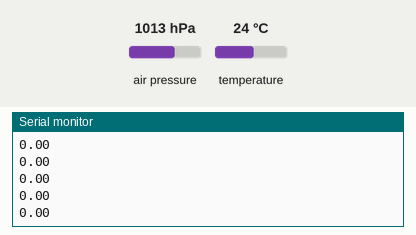
Simulated run of this sketch. Board: ESP32. Shown: the last lines printed to the serial monitor. Wiring (inferred from the names in the program): BMP280 pressure sensor at I2C address 0x76. Inputs (shaded band) come from the test bench; at power-on: air pressure 1013 hPa, temperature 24 °C.

Above: at 6.2 s.
6.3 s: air pressure set to 952 hPa
At 6.35 s:
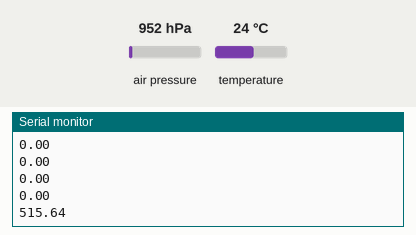
7.8 s: temperature set to 12 °C
At 7.83 s:
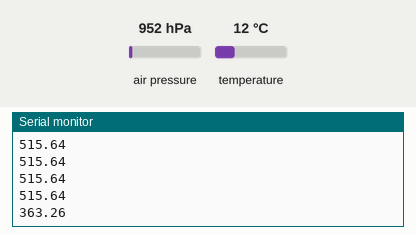
9.3 s: air pressure set to 975 hPa
At 9.3 s:
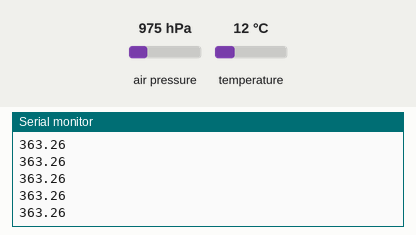
Timing chart, 0 to 12.3 s (numbered marks = the images above; inputs shaded):
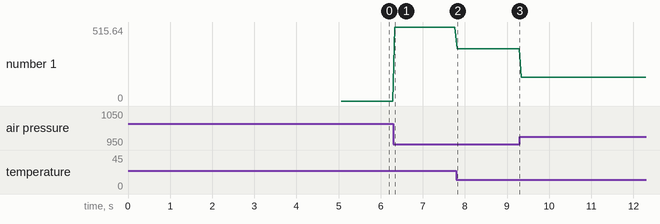

Measured:
- after the input at 6.3 s, the serial monitor: prints a new line at once (image 1)
- after the input at 7.8 s, the serial monitor: prints a new line at once (image 2)
- plotted number 1: 0 → 515.64 after the input at 6.3 s, 515.64 → 363.26 after the input at 7.8 s, 363.26 → 164.79 after the input at 9.3 s

The sketch:

BMP280_Altitude2.ino
```cpp
#include <Wire.h>
#include "bmp280.h"
//#include "bmp280_defs.h"

void delay_ms(uint32_t period_ms);
int8_t i2c_reg_write(uint8_t i2c_addr, uint8_t reg_addr, uint8_t *reg_data, uint16_t length);
int8_t i2c_reg_read(uint8_t i2c_addr, uint8_t reg_addr, uint8_t *reg_data, uint16_t length);
void print_rslt(const char api_name[], int8_t rslt);

int8_t rslt;
struct bmp280_dev bmp;
struct bmp280_config conf;
struct bmp280_uncomp_data ucomp_data;
double pres;
double initial_altitude = 0;

void setup() {
  Serial.begin(500000);
  Serial.println("BMP280 test");

  Wire.begin(); // ESP32 default SDa=21, SCL=22
  Wire.setClock(400000);

  /* Map the delay function pointer with the function responsible for implementing the delay */
  bmp.delay_ms = delay_ms;

  /* Assign device I2C address based on the status of SDO pin (GND for PRIMARY(0x76) & VDD for SECONDARY(0x77)) */
  bmp.dev_id = BMP280_I2C_ADDR_PRIM;

  /* Select the interface mode as I2C */
  bmp.intf = BMP280_I2C_INTF;

  /* Map the I2C read & write function pointer with the functions responsible for I2C bus transfer */
  bmp.read = i2c_reg_read;
  bmp.write = i2c_reg_write;

  rslt = bmp280_init(&bmp);
  print_rslt(" bmp280_init status", rslt);

  /* Always read the current settings before writing, especially when
   * all the configuration is not modified
   */
  rslt = bmp280_get_config(&conf, &bmp);
  print_rslt(" bmp280_get_config status", rslt);

  /* configuring the temperature oversampling, filter coefficient and output data rate */
  /* Overwrite the desired settings */
  conf.filter = BMP280_FILTER_COEFF_16;

  /* Pressure oversampling set at 16x */
  conf.os_pres = BMP280_OS_4X;

  /* temperature oversampling set at 2x */
  conf.os_temp = BMP280_OS_1X;

  /* Setting the output data rate as 1HZ(1000ms) */
  conf.odr = BMP280_ODR_0_5_MS;
  rslt = bmp280_set_config(&conf, &bmp);
  print_rslt(" bmp280_set_config status", rslt);

  /* Always set the power mode after setting the configuration */
  rslt = bmp280_set_power_mode(BMP280_NORMAL_MODE, &bmp);
  print_rslt(" bmp280_set_power_mode status", rslt);


  delay(5000);

  bmp280_get_uncomp_data(&ucomp_data, &bmp);
  bmp280_get_comp_pres_double(&pres, ucomp_data.uncomp_press, &bmp);
  initial_altitude = 44330.0*(1.0-pow((pres/100.0)/1013.23f, 1.0/5.255));

  delay(50);
}

void loop() {

    /* Reading the raw data from sensor */
    rslt = bmp280_get_uncomp_data(&ucomp_data, &bmp);

    /* Getting the compensated pressure as floating point value */
    rslt = bmp280_get_comp_pres_double(&pres, ucomp_data.uncomp_press, &bmp);
    uint8_t elapsed_time = bmp280_compute_meas_time(&bmp);

    double meter = 44330.0*(1.0-pow((pres/100.0)/1013.23f, 1.0/5.255)) - initial_altitude;

    //Serial.print(elapsed_time);
    //Serial.print(" ");
    //Serial.print(pres);
    //Serial.print(" ");
    Serial.println(meter);

    bmp.delay_ms(50); /* Sleep time between measurements = BMP280_ODR_1000_MS */
}

/*!
 *  @brief Function that creates a mandatory delay required in some of the APIs such as "bmg250_soft_reset",
 *      "bmg250_set_foc", "bmg250_perform_self_test"  and so on.
 *
 *  @param[in] period_ms  : the required wait time in milliseconds.
 *  @return void.
 *
 */
void delay_ms(uint32_t period_ms)
{
    delay(period_ms);
}

/*!
 *  @brief Function for writing the sensor's registers through I2C bus.
 *
 *  @param[in] i2c_addr : sensor I2C address.
 *  @param[in] reg_addr : Register address.
 *  @param[in] reg_data : Pointer to the data buffer whose value is to be written.
 *  @param[in] length   : No of bytes to write.
 *
 *  @return Status of execution
 *  @retval 0 -> Success
 *  @retval >0 -> Failure Info
 *
 */
int8_t i2c_reg_write(uint8_t i2c_addr, uint8_t reg_addr, uint8_t *reg_data, uint16_t length)
{
    Wire.beginTransmission(i2c_addr);
    Wire.write(reg_addr);
    for(int i = 0; i < length; i++) { Wire.write(reg_data[i]); }
    return Wire.endTransmission();
}

/*!
 *  @brief Function for reading the sensor's registers through I2C bus.
 *
 *  @param[in] i2c_addr : Sensor I2C address.
 *  @param[in] reg_addr : Register address.
 *  @param[out] reg_data    : Pointer to the data buffer to store the read data.
 *  @param[in] length   : No of bytes to read.
 *
 *  @return Status of execution
 *  @retval 0 -> Success
 *  @retval >0 -> Failure Info
 *
 */
int8_t i2c_reg_read(uint8_t i2c_addr, uint8_t reg_addr, uint8_t *reg_data, uint16_t length)
{

   Wire.beginTransmission(i2c_addr);
   Wire.write(reg_addr);
   Wire.endTransmission(false);

    Wire.requestFrom(i2c_addr, length);
    int i = 0;
    while(Wire.available()){
      if(length <= i)
        break;
      reg_data[i] = Wire.read();
      i++;
    }
    if(length == i)
      return 0;
    else
      return -1;
    /* Implement the I2C read routine according to the target machine. */
}

/*!
 *  @brief Prints the execution status of the APIs.
 *
 *  @param[in] api_name : name of the API whose execution status has to be printed.
 *  @param[in] rslt     : error code returned by the API whose execution status has to be printed.
 *
 *  @return void.
 */
void print_rslt(const char api_name[], int8_t rslt)
{
    if (rslt != BMP280_OK)
    {
        //printf("%s\t", api_name);
        Serial.print(api_name);
        Serial.print("\t");
        if (rslt == BMP280_E_NULL_PTR)
        {
            Serial.print("Error ");
            Serial.print(rslt);
            Serial.println(" : Null pointer error");
            //printf("Error [%d] : Null pointer error\r\n", rslt);
        }
        else if (rslt == BMP280_E_COMM_FAIL)
        {
            Serial.print("Error ");
            Serial.print(rslt);
            Serial.println(" : Bus communication failed");
            //printf("Error [%d] : Bus communication failed\r\n", rslt);
        }
        else if (rslt == BMP280_E_IMPLAUS_TEMP)
        {
            Serial.print("Error ");
            Serial.print(rslt);
            Serial.println(" : Invalid Temperature");
            //printf("Error [%d] : Invalid Temperature\r\n", rslt);
        }
        else if (rslt == BMP280_E_DEV_NOT_FOUND)
        {
            Serial.print("Error ");
            Serial.print(rslt);
            Serial.println(" : Device not found");
            //printf("Error [%d] : Device not found\r\n", rslt);
        }
        else
        {
            Serial.print("Error ");
            Serial.print(rslt);
            Serial.println(" : Unknown error code");
            /* For more error codes refer "*_defs.h" */
        }
    }
}
```

bmp280.h
```cpp
#ifndef __BMP280_H__
#define __BMP280_H__

#include "bmp280_defs.h"

/*! CPP guard */
#ifdef __cplusplus
extern "C" {
#endif

/*!
 * @brief This API reads the data from the given register address of the
 * sensor.
 *
 * @param[in] reg_addr : Register address from where the data to be read
 * @param[out] reg_data : Pointer to data buffer to store the read data.
 * @param[in] len : No of bytes of data to be read.
 * @param[in] dev : Structure instance of bmp280_dev.
 *
 * @return Result of API execution
 * @retval Zero for Success, non-zero otherwise.
 */
int8_t bmp280_get_regs(uint8_t reg_addr, uint8_t *reg_data, uint8_t len, const struct bmp280_dev *dev);

/*!
 * @brief This API writes the given data to the register addresses
 * of the sensor.
 *
 * @param[in] reg_addr : Register address from where the data to be written.
 * @param[in] reg_data : Pointer to data buffer which is to be written
 * in the sensor.
 * @param[in] len : No of bytes of data to write..
 * @param[in] dev : Structure instance of bmp280_dev.
 *
 * @return Result of API execution
 * @retval Zero for Success, non-zero otherwise.
 */
int8_t bmp280_set_regs(uint8_t *reg_addr, const uint8_t *reg_data, uint8_t len, const struct bmp280_dev *dev);

/*!
 * @brief This API triggers the soft reset of the sensor.
 *
 * @param[in] dev : Structure instance of bmp280_dev.
 *
 * @return Result of API execution
 * @retval Zero for Success, non-zero otherwise..
 */
int8_t bmp280_soft_reset(const struct bmp280_dev *dev);

/*!
 *  @brief This API is the entry point.
 *  It reads the chip-id and calibration data from the sensor.
 *
 *  @param[in,out] dev : Structure instance of bmp280_dev
 *
 *  @return Result of API execution
 *  @retval zero -> Success / +ve value -> Warning / -ve value -> Error
 */
int8_t bmp280_init(struct bmp280_dev *dev);

/*!
 * @brief This API reads the data from the ctrl_meas register and config
 * register. It gives the currently set temperature and pressure over-sampling
 * configuration, power mode configuration, sleep duration and
 * IIR filter coefficient.
 *
 * @param[out] conf : Current configuration of the bmp280
 * conf.osrs_t, conf.osrs_p = BMP280_OS_NONE, BMP280_OS_1X,
 *     BMP280_OS_2X, BMP280_OS_4X, BMP280_OS_8X, BMP280_OS_16X
 * conf.odr = BMP280_ODR_0_5_MS, BMP280_ODR_62_5_MS, BMP280_ODR_125_MS,
 *     BMP280_ODR_250_MS, BMP280_ODR_500_MS, BMP280_ODR_1000_MS,
 *     BMP280_ODR_2000_MS, BMP280_ODR_4000_MS
 * conf.filter = BMP280_FILTER_OFF, BMP280_FILTER_COEFF_2,
 *     BMP280_FILTER_COEFF_4, BMP280_FILTER_COEFF_8, BMP280_FILTER_COEFF_16
 * conf.spi3w_en = BMP280_SPI3_WIRE_ENABLE, BMP280_SPI3_WIRE_DISABLE
 * @param[in] dev : Structure instance of bmp280_dev
 *
 * @return Result of API execution
 * @retval Zero for Success, non-zero otherwise.
 */
int8_t bmp280_get_config(struct bmp280_config *conf, struct bmp280_dev *dev);

/*!
 * @brief This API writes the data to the ctrl_meas register and config register.
 * It sets the temperature and pressure over-sampling configuration,
 * power mode configuration, sleep duration and IIR filter coefficient.
 *
 * @param[in] conf : Desired configuration to the bmp280
 * conf.osrs_t, conf.osrs_p = BMP280_OS_NONE, BMP280_OS_1X,
 *     BMP280_OS_2X, BMP280_OS_4X, BMP280_OS_8X, BMP280_OS_16X
 * conf.odr = BMP280_ODR_0_5_MS, BMP280_ODR_62_5_MS, BMP280_ODR_125_MS,
 *     BMP280_ODR_250_MS, BMP280_ODR_500_MS, BMP280_ODR_1000_MS,
 *     BMP280_ODR_2000_MS, BMP280_ODR_4000_MS
 * conf.filter = BMP280_FILTER_OFF, BMP280_FILTER_COEFF_2,
 *     BMP280_FILTER_COEFF_4, BMP280_FILTER_COEFF_8, BMP280_FILTER_COEFF_16
 * conf.spi3w_en = BMP280_SPI3_WIRE_ENABLE, BMP280_SPI3_WIRE_DISABLE
 * @param[in] dev : Structure instance of bmp280_dev
 *
 * @return Result of API execution
 * @retval Zero for Success, non-zero otherwise.
 */
int8_t bmp280_set_config(const struct bmp280_config *conf, struct bmp280_dev *dev);

/*!
 * @brief This API reads the status register
 *
 * @param[out] status : Status of the sensor
 * status.measuring = BMP280_MEAS_DONE, BMP280_MEAS_ONGOING
 * status.im_update = BMP280_IM_UPDATE_DONE, BMP280_IM_UPDATE_ONGOING
 * @param[in] dev : structure instance of bmp280_dev
 *
 * @return Result of API execution
 * @retval Zero for Success, non-zero otherwise.
 */
int8_t bmp280_get_status(struct bmp280_status *status, const struct bmp280_dev *dev);

/*!
 * @brief This API reads the power mode.
 *
 * @param[out] mode : BMP280_SLEEP_MODE, BMP280_NORMAL_MODE,
 *     BMP280_FORCED_MODE
 * @param[in] dev : Structure instance of bmp280_dev
 *
 * @return Result of API execution
 * @retval Zero for Success, non-zero otherwise.
 */
int8_t bmp280_get_power_mode(uint8_t *mode, const struct bmp280_dev *dev);

/*!
 * @brief This API writes the power mode.
 *
 * @param[out] mode : BMP280_SLEEP_MODE, BMP280_NORMAL_MODE,
 *     BMP280_FORCED_MODE
 * @param[in] dev : Structure instance of bmp280_dev
 *
 * @return Result of API execution
 * @retval Zero for Success, non-zero otherwise.
 */
int8_t bmp280_set_power_mode(uint8_t mode, struct bmp280_dev *dev);

/*!
 * @brief This API reads the temperature and pressure data registers.
 * It gives the raw temperature and pressure data.
 *
 * @param[in] uncomp_data : Structure instance of bmp280_uncomp_data
 * @param[in] dev : Structure instance of bmp280_dev
 *
 * @return Result of API execution
 * @retval Zero for Success, non-zero otherwise.
 */
int8_t bmp280_get_uncomp_data(struct bmp280_uncomp_data *uncomp_data, const struct bmp280_dev *dev);

/*!
 * @brief This API is used to get the compensated temperature from
 * uncompensated temperature. This API uses 32 bit integers.
 * Temperature in degC, resolution is 0.01 DegC. output value of
 * "5123" equals 51.23 degree Celsius
 *
 * @param[out] comp_temp : 32 bit compensated temperature
 * @param[in] uncomp_temp : Raw temperature values from the sensor
 * @param[in] dev : Structure instance of bmp280_dev
 *
 * @return Result of API execution
 * @retval Zero for Success, non-zero otherwise.
 */
int8_t bmp280_get_comp_temp_32bit(int32_t *comp_temp, int32_t uncomp_temp, struct bmp280_dev *dev);

/*!
 * @brief This API is used to get the compensated pressure from
 * uncompensated pressure. This API uses 32 bit integers.
 * Pressure in Pa as unsigned 32 bit integer
 * output value of "96386" equals 96386 Pa = 963.86 hPa
 *
 * @param[out] comp_pres : 32 bit compensated pressure
 * @param[in] uncomp_pres : Raw pressure values from the sensor
 * @param[in] dev : structure instance of bmp280_dev
 *
 * @return Result of API execution
 * @retval Zero for Success, non-zero otherwise.
 */
int8_t bmp280_get_comp_pres_32bit(uint32_t *comp_pres, uint32_t uncomp_pres, const struct bmp280_dev *dev);

#ifndef BMP280_DISABLE_64BIT_COMPENSATION

/*!
 * @brief This API is used to get the compensated pressure from
 * uncompensated pressure. This API uses 64 bit integers.
 * Pressure in Pa as unsigned 32 bit integer in Q24.8 format
 * (24 integer bits and 8 fractional bits). Output value of "24674867"
 * represents 24674867/256 = 96386.2 Pa = 963.862 hPa
 *
 * @param[out] pressure : compensated pressure
 * @param[in] uncomp_pres : Raw pressure values from the sensor
 * @param[in] dev : Structure instance of bmp280_dev
 *
 * @return Result of API execution
 * @retval Zero for Success, non-zero otherwise.
 */
int8_t bmp280_get_comp_pres_64bit(uint32_t *pressure, uint32_t uncomp_pres, const struct bmp280_dev *dev);

#endif /* BMP280_DISABLE_64BIT_COMPENSATION */

#ifndef BMP280_DISABLE_DOUBLE_COMPENSATION

/*!
 * @brief This API is used to get the compensated temperature from
 * uncompensated temperature. This API uses double floating precision.
 * Temperature in degree Celsius , double precision. output value
 * of "51.23" equals 51.23 degC.
 *
 * @param[out] temperature : compensated temperature
 * @param[in] uncomp_temp : Raw temperature values from the sensor
 * @param[in] dev : Structure instance of bmp280_dev
 *
 * @return Result of API execution
 * @retval Zero for Success, non-zero otherwise.
 */
int8_t bmp280_get_comp_temp_double(double *temperature, int32_t uncomp_temp, struct bmp280_dev *dev);

/*!
 * @brief This API is used to get the compensated pressure from
 * uncompensated pressure. This API uses double floating precision.
 * Pressure in Pa as double. Output value of "96386.2"
 * equals 96386.2 Pa = 963.862 hPa
 *
 * @param[out] pressure : compensated pressure
 * @param[in] uncomp_pres : Raw pressure values from the sensor
 * @param[in] dev : Structure instance of bmp280_dev
 *
 * @return Result of API execution
 * @retval Zero for Success, non-zero otherwise.
 */
int8_t bmp280_get_comp_pres_double(double *pressure, uint32_t uncomp_pres, const struct bmp280_dev *dev);

#endif /* BMP280_DISABLE_DOUBLE_COMPENSATION */

/*!
 * @brief This API computes the measurement time in milliseconds for the
 * active configuration
 *
 * @param[in] dev : Structure instance of bmp280_dev
 *
 * @return Measurement time for the active configuration in milliseconds
 */
uint8_t bmp280_compute_meas_time(const struct bmp280_dev *dev);

#ifdef __cplusplus
}
#endif /* End of CPP guard */

#endif /* _BMP280_H_ */
```

Source omitted: bmp280.c (26531 bytes), bmp280_defs.h (14347 bytes)
